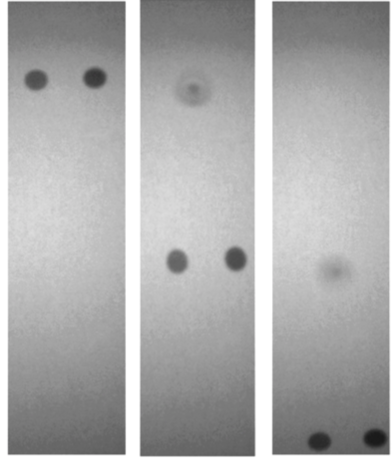
#> input picture elli_fit/examples/test_data/Capture Oct 20 2025.png, 392 x 464 px
$ python case_two_shadow_average.py 'test_data/Capture Oct 20 2025.png'
#> lines starting #> are read from the running program, lines starting #| are printed output that depends on the picture
### elli_fit/src/elli_fit/core.py
"""
===========================================================
elli_fit.core — compact ellipse fitting core (NumPy-only)
===========================================================

Implements the essential computational parts of the library:
  - preprocess_mask()      : binarize & clean simple artifacts
  - edge_points()          : extract edge pixel centers (unordered)
  - edge_points_ordered()  : ordered contour tracing (8-neighbors)
  - fit_ellipse_ls()       : direct least-squares ellipse fit (Fitzgibbon)
  - fit_ellipse_ransac()   : robust fit via RANSAC over fit_ellipse_ls
  - ellipse_points()       : sample points on a fitted ellipse

Design goals
------------
- Minimal, clear, and robust (NumPy only)
- Hartley normalization + tiny ridge + pinv fallback
- Orientation normalized (a ≥ b, θ ∈ [-π/2, π/2))
- Automatic disambiguation between θ and θ+π/2 (pick best)

Author
------
Adrian Utge Le Gall, 2025
"""

# --- Imports --------------------------------------------------------------

import numpy as np


# --- Preprocess / Cleaning -----------------------------------------------

def preprocess_mask(M: np.ndarray, threshold: float = 0.5,
                    clear_border: bool = True,
                    min_neighbors: int = 2) -> np.ndarray:
    """
    Binarize then clean simple artifacts:
      - optional: clear borders (first/last row & col)
      - remove isolated pixels / tiny spurs by keeping pixels that have
        >= min_neighbors in their 3x3 neighborhood (excluding self)

    Parameters
    ----------
    M : np.ndarray
        2D numeric array.
    threshold : float
        Values > threshold are foreground.
    clear_border : bool
        If True, zero out first/last row & column (useful for CSVs with ramps).
    min_neighbors : int
        Minimum number of 3x3 neighbors (0..8) required to keep a pixel.

    Returns
    -------
    B : np.ndarray
        Cleaned binary mask in {0.0, 1.0}.
    """
    B = (M > threshold).astype(np.uint8)
    if B.ndim != 2:
        raise ValueError("preprocess_mask expects a 2D array")

    if clear_border:
        B[0, :] = B[-1, :] = 0
        B[:, 0] = B[:, -1] = 0

    if min_neighbors > 0:
        # Count neighbors using padding and shifts (NumPy only).
        H, W = B.shape
        P = np.pad(B, 1, mode="constant", constant_values=0)
        cnt = np.zeros_like(B, dtype=np.uint8)
        for di in (-1, 0, 1):
            for dj in (-1, 0, 1):
                if di == 0 and dj == 0:
                    continue
                cnt += P[1+di:1+di+H, 1+dj:1+dj+W]
        # Drop pixels with too few neighbors
        B[(B == 1) & (cnt < min_neighbors)] = 0

    return B.astype(float)


# --- Edge Extraction (4-neighbors, unordered) -----------------------------

def edge_points(M: np.ndarray, threshold: float = 0.5):
    """
    Extract edge pixel centers (x, y) from a binary grid (unordered list).

    Parameters
    ----------
    M : np.ndarray
        2D numeric array (0–1 image or thresholdable matrix).
    threshold : float
        Values > threshold are considered foreground.

    Returns
    -------
    x, y : np.ndarray
        Coordinates of pixel centers marking the boundary.
    """
    B = (M > threshold).astype(np.uint8)
    up    = np.zeros_like(B); up[1:,  :]  = B[:-1, :]
    down  = np.zeros_like(B); down[:-1,:] = B[1:,  :]
    left  = np.zeros_like(B); left[:, 1:] = B[:, :-1]
    right = np.zeros_like(B); right[:, :-1]= B[:, 1:]
    interior = up * down * left * right
    edge = (B == 1) & (interior == 0)
    i, j = np.where(edge)
    return j.astype(float) + 0.5, i.astype(float) + 0.5


# --- Ordered contour (Moore-Neighbor tracing, 8-neighbors) ---------------

# [246 lines left out: functions edge_points_ordered, _normalize_axes_angle, _best_orientation, _ellipse_residuals, _rotate_points_image, align_to_x_axis_image and 1 more, not called in this run]


# --- Angle helpers / PCA alignment ---------------------------------------

def _angle_wrap_pi(theta: float) -> float:
    """Wrap angle to [-pi, pi)."""
    return (theta + np.pi) % (2.0 * np.pi) - np.pi

# [245 lines left out: functions _angle_diff_mod_pi, _pca_angle, _align_with_pca, convert_angle, fit_ellipse_ransac, ellipse_points and 4 more, not called in this run]

### elli_fit/examples/case_two_shadow_average.py
#!/usr/bin/env python3
# -*- coding: utf-8 -*-
"""
===========================================================
Two-Shadow Averaging + Ellipse Fit (robust, NumPy-only)
===========================================================

But
---
Pour chaque panneau vertical d'une image triptyque :
  1) détecter automatiquement *deux* ombres (pics LoG, robustes au bord),
  2) extraire les bords de chaque blob, fitter une ellipse par blob,
  3) calculer A_k = moyenne des diamètres équivalents des 2 blobs,
  4) après les 3 panneaux, renvoyer la moyenne des A_k,
  5) sauvegarder overlay(s) et un CSV récapitulatif.

Dépendances
-----------
- numpy, matplotlib
- ta librairie `elli_fit.core` (déjà installée dans ton projet) :
    preprocess_mask, edge_points, fit_ellipse_ransac,
    refine_ellipse_lm, ellipse_points_image

Usage
-----
python3 case_two_shadow_average.py IMG.png \
  --panels 3 --save-dir out_case --refine \
  --mm-per-px 0.045 --debug

Notes
-----
- La détection ne contraint *pas* la zone : on cherche *partout*.
- La routine renvoie *toujours* 2 masques (fallback → disques).
- Diamètre “équivalent” d’un blob = 2 * sqrt(a*b) (aire conservée).
"""

# --- Imports --------------------------------------------------------------

import sys
import os
import math
import argparse
from pathlib import Path
import numpy as np
import matplotlib.pyplot as plt

from elli_fit.core import (
    preprocess_mask,
    edge_points,
    fit_ellipse_ransac,
    refine_ellipse_lm,
    ellipse_points_image,
)

# --- Petites briques d’imagerie (NumPy-only) ------------------------------

def imread_gray(path: Path) -> np.ndarray:
    """Lire PNG/JPG en niveau de gris [0,1] via matplotlib (sans dépendances)."""
    arr = plt.imread(str(path))
#> arr is the input picture: shape (464, 392, 4) float32; mean R, G, B, A 0.682, 0.682, 0.682, 1
    if arr.ndim == 3:
        if arr.shape[2] == 4:
            arr = arr[..., :3]
#> arr: shape (464, 392, 3) float32
        arr = 0.2126 * arr[..., 0] + 0.7152 * arr[..., 1] + 0.0722 * arr[..., 2]
#> arr: shape (464, 392) float32
    arr = arr.astype(float)
    if arr.max() > 1.5:
        arr /= 255.0
    return np.clip(arr, 0.0, 1.0)


def _box_mean(A: np.ndarray, r: int) -> np.ndarray:
    """Moyenne locale (fenêtre carrée) par image intégrale (rapide, NumPy)."""
    r = int(max(1, r))
    H, W = A.shape
    II = np.pad(A.cumsum(0).cumsum(1), ((1,0),(1,0)), mode="constant")
    y0 = np.clip(np.arange(H) - r, 0, H-1)
    y1 = np.clip(np.arange(H) + r, 0, H-1)
    x0 = np.clip(np.arange(W) - r, 0, W-1)
    x1 = np.clip(np.arange(W) + r, 0, W-1)
    Y0, X0 = np.meshgrid(y0, x0, indexing="ij")
    Y1, X1 = np.meshgrid(y1, x1, indexing="ij")
    Y0 += 1; X0 += 1; Y1 += 1; X1 += 1
    area = (Y1 - Y0 + 1) * (X1 - X0 + 1)
    S = II[Y1, X1] - II[Y0-1, X1] - II[Y1, X0-1] + II[Y0-1, X0-1]
    return S / area


def normalize_flatfield(G: np.ndarray, win_frac: float = 0.12) -> np.ndarray:
    """Normalisation illumination (divide-by-local-mean) + rescale [0,1]."""
    H, W = G.shape
    r = max(5, int(round(win_frac * min(H, W))))
    base = _box_mean(G, r)
    Gn = G / (base + 1e-6)
    Gn -= Gn.min()
    m = Gn.max()
    if m > 0:
        Gn /= m
    return np.clip(Gn, 0.0, 1.0)


def gaussian_blur_separable(G: np.ndarray, sigma: float) -> np.ndarray:
    """Flou gaussien simple (séparable, 1D conv), suffisamment rapide en 2D."""
    sigma = float(max(0.6, sigma))
    R = int(max(3, round(3*sigma)))
    x = np.arange(-R, R+1, dtype=float)
    k = np.exp(-0.5*(x/sigma)**2); k /= k.sum()
    A = np.apply_along_axis(lambda v: np.convolve(v, k, mode="same"), 1, G)
    B = np.apply_along_axis(lambda v: np.convolve(v, k, mode="same"), 0, A)
    return B


def log_response(G: np.ndarray, sigma1: float, sigma2: float) -> np.ndarray:
    """Approx. Laplacien-of-Gaussian par Difference-of-Gaussians (DoG)."""
    B1 = gaussian_blur_separable(G, sigma1)
    B2 = gaussian_blur_separable(G, sigma2)
    # Pour nos ombres (sombres → brillantes après inversion), on veut les *pics* :
    # travailler sur Ginv et prendre DoG>0.
    return B1 - B2  # sigma1 < sigma2 → pics positifs aux structures sombres


# --- Détection robuste de 2 ombres (jamais vide) -------------------------

def _nms_greedy_peaks(A: np.ndarray, k: int, suppr_r: int):
    """
    Greedy non-maximum suppression : choisir k maxima, en annulant un disque
    de rayon suppr_r autour de chaque maximum successif.
    """
    A = A.copy()
    H, W = A.shape
    peaks = []
    YY, XX = np.mgrid[0:H, 0:W]
    for _ in range(k):
        idx = int(np.argmax(A))
        v = float(A.ravel()[idx])
        if not np.isfinite(v) or v <= 0:
            break
        y, x = np.unravel_index(idx, A.shape)
        peaks.append((x, y, v))
        mask = (XX - x)**2 + (YY - y)**2 <= suppr_r**2
        A[mask] = -np.inf
    return peaks


def _region_grow_threshold(G, cx, cy, thr, rmax):
    """
    Croissance de région (BFS) autour (cx,cy) sur G (float), en gardant les
    pixels >= thr et dans un disque de rayon rmax. Renvoie masque booléen.
    """
    H, W = G.shape
    cx, cy = int(round(cx)), int(round(cy))
    if not (0 <= cx < W and 0 <= cy < H):
        return np.zeros_like(G, bool)
    M = np.zeros((H, W), dtype=bool)
    q = [(cy, cx)]
    M[cy, cx] = True
    r2 = rmax * rmax
    while q:
        iy, ix = q.pop()
        for dy, dx in ((-1,0),(1,0),(0,-1),(0,1)):
            ny, nx = iy + dy, ix + dx
            if 0 <= ny < H and 0 <= nx < W and (not M[ny, nx]):
                if (nx - cx)**2 + (ny - cy)**2 <= r2 and G[ny, nx] >= thr:
                    M[ny, nx] = True
                    q.append((ny, nx))
    return M


def detect_two_blobs_anywhere(
    G: np.ndarray,
    *,
    pad: int = 32,
    sigma_small: float = 2.0,
    sigma_large: float = 6.0,
    k_peaks: int = 6,
    nms_radius: int = 20,
    grow_rel: float = 0.55,
    rmax_rel: float = 0.10,
    min_area: int = 30,
    fallback_r_rel: float = 0.06,
    debug_ax=None,
):
    """
    Renvoie 2 masques (toujours), détectés via pics LoG + croissance de région.
    - pad miroir large → supporte blobs bord image
    - si croissance échoue → disques fallback
    """
    # 1) normaliser + inverser + pad
    Gp = np.pad(G, ((pad,pad),(pad,pad)), mode="reflect")
    Gn = normalize_flatfield(Gp, 0.12)
    Ginv = 1.0 - Gn

    # 2) LoG approx (DoG) + rectif signes
    DoG = log_response(Ginv, sigma_small, sigma_large)
    DoG[DoG < 0] = 0.0

    # 3) pics globaux (NMS)
    peaks = _nms_greedy_peaks(DoG, k=k_peaks, suppr_r=nms_radius)
    if len(peaks) == 0:
        # fallback brutal : pics sur Ginv lissé
        Sm = _box_mean(Ginv, max(5, int(0.03*min(Ginv.shape))))
        peaks = _nms_greedy_peaks(Sm, k=2, suppr_r=max(10, int(0.05*min(Ginv.shape))))

    # 4) construire 2 blobs “les plus séparés horizontalement”
    H, W = Gp.shape
    rmax = int(max(12, rmax_rel * min(H, W)))
    cand = []
    for (x, y, v) in peaks:
        thr = grow_rel * v
        M = _region_grow_threshold(DoG, x, y, thr, rmax)
        if M.sum() < min_area:
            # élargir ou fallback disque
            rfb = int(max(10, fallback_r_rel * min(H, W)))
            YY, XX = np.mgrid[0:H, 0:W]
            M = ((XX - x)**2 + (YY - y)**2 <= rfb*rfb)
        ii, jj = np.where(M)
        if ii.size == 0:
            continue
        cx = float(jj.mean()); cy = float(ii.mean())
        cand.append(dict(mask=M, cx=cx, cy=cy))

    if len(cand) == 0:
        # force deux disques au centre
        h, w = Gp.shape
        d1 = np.zeros_like(Gp, bool); d2 = np.zeros_like(Gp, bool)
        YY, XX = np.mgrid[0:h, 0:w]
        rfb = int(max(10, fallback_r_rel * min(h, w)))
        d1[(XX - int(w*0.33))**2 + (YY - int(h*0.5))**2 <= rfb*rfb] = True
        d2[(XX - int(w*0.66))**2 + (YY - int(h*0.5))**2 <= rfb*rfb] = True
        cand = [dict(mask=d1, cx=w*0.33, cy=h*0.5), dict(mask=d2, cx=w*0.66, cy=h*0.5)]

    # 5) choisir la paire avec plus grande séparation horizontale
    best = None
    for i in range(len(cand)):
        for j in range(i+1, len(cand)):
            dx = abs(cand[i]["cx"] - cand[j]["cx"])
            if (best is None) or (dx > best[0]):
                best = (dx, cand[i], cand[j])
    _, f1, f2 = best

    # 6) retirer le padding
    Hp, Wp = Gp.shape
    H0, W0 = G.shape
    out = []
    for f in (f1, f2):
        Mpad = f["mask"]
        M = Mpad[pad:pad+H0, pad:pad+W0]
        cx = f["cx"] - pad
        cy = f["cy"] - pad
        out.append((M, float(cx), float(cy)))

        if debug_ax is not None:
            ii, jj = np.where(M)
            if ii.size:
                x0, x1 = int(jj.min()), int(jj.max())
                y0, y1 = int(ii.min()), int(ii.max())
                debug_ax.add_patch(
                    plt.Rectangle((x0,y0), x1-x0+1, y1-y0+1, fill=False, ec="deepskyblue", lw=2)
                )

    return out[0], out[1]


# --- Mesures / pipeline panneau ------------------------------------------

def equivalent_diameter(a: float, b: float) -> float:
    """Diamètre équivalent aire: 2*sqrt(a*b)."""
    return 2.0 * math.sqrt(max(a, 1e-9) * max(b, 1e-9))


def fit_blob_ellipse(G: np.ndarray, M: np.ndarray, refine: bool):
    """Bords → fit ellipse robuste (+ LM optionnel)."""
    # bords du masque (dans coords image)
    edges = preprocess_mask(M.astype(float), threshold=0.5, clear_border=False, min_neighbors=0)
    x, y = edge_points(edges, threshold=0.5)
    if len(x) < 6:
        # élargir par un léger dilate numérique : anneau de 1 px
        Y, X = np.where(M)
        if Y.size:
            x = X.astype(float) + 0.5
            y = Y.astype(float) + 0.5
    if len(x) < 6:
        raise RuntimeError("Blob edges too few")

    cx, cy, a, b, th = fit_ellipse_ransac(
        x, y, iters=800, sample_size=8, inlier_thresh=0.15, min_inliers=max(20, len(x)//3)
    )
    if refine:
        cx, cy, a, b, th = refine_ellipse_lm(x, y, cx, cy, a, b, th, iters=20, lam=1e-2)
    return (cx, cy, a, b, th), (x, y)


def split_equal_panels(G: np.ndarray, n: int):
    """Découper l’image en n panneaux verticaux égaux."""
#> called with n = 3
    H, W = G.shape
#> H = 464; W = 392
    w = W // n
#> w = 130
    out = []
    for k in range(n):
        x0 = k*w
        x1 = (k+1)*w if k < n-1 else W
        out.append(G[:, x0:x1])
#> after the loop, out = 3 items
    return out


# --- Overlay helpers ------------------------------------------------------

def draw_blob_fit(ax, G, M, fit_params, label_prefix="blob"):
    (cx, cy, a, b, th) = fit_params
    Xf, Yf = ellipse_points_image(cx, cy, a, b, th, n=400)
    ax.imshow(G, cmap="gray", origin="upper", vmin=0, vmax=1)
    # bord du masque (debug)
    ii, jj = np.where(M)
    ax.scatter(jj+0.5, ii+0.5, s=6, c="dodgerblue", label=f"{label_prefix} edges")
    ax.plot(Xf, Yf, "r", lw=2, label=f"{label_prefix} ellipse fit")
    ax.set_aspect("equal", "box")
    ax.axis("off")


# --- CLI -----------------------------------------------------------------

def _build_argparser():
    p = argparse.ArgumentParser(
        prog="case_two_shadow_average",
        description="Detect 2 shadows per panel, fit ellipse per blob, average per panel and overall.",
        formatter_class=argparse.ArgumentDefaultsHelpFormatter,
    )
    p.add_argument("image", help="Input grayscale image (triptych).")
    p.add_argument("--panels", type=int, default=3)
    p.add_argument("--save-dir", type=str, default="out_case")
    p.add_argument("--mm-per-px", type=float, default=None,
                   help="Optional scale: diameter_mm = pixels * mm_per_px (reported additionally).")
    p.add_argument("--refine", action="store_true", help="LM refinement after RANSAC.")
    # detection params
    p.add_argument("--pad", type=int, default=32)
    p.add_argument("--sigma-small", type=float, default=2.0)
    p.add_argument("--sigma-large", type=float, default=6.0)
    p.add_argument("--grow-rel", type=float, default=0.55)
    p.add_argument("--rmax-rel", type=float, default=0.10)
    p.add_argument("--min-area", type=int, default=30)
    p.add_argument("--debug", action="store_true")
    return p


# --- Main routine --------------------------------------------------------

def main(argv=None):
    args = _build_argparser().parse_args(argv or sys.argv[1:])

    img_path = Path(args.image)
    G = imread_gray(img_path)
    panels = split_equal_panels(G, args.panels)
#> panels = 3 items
    out_dir = Path(args.save_dir); out_dir.mkdir(parents=True, exist_ok=True)

    rows = []
    Ak_list = []

    for k, Gp in enumerate(panels):
        # Détection 2 blobs (jamais vide)
        (M1, cx1, cy1), (M2, cx2, cy2) = detect_two_blobs_anywhere(
            Gp,
            pad=args.pad,
            sigma_small=args.sigma_small,
            sigma_large=args.sigma_large,
            grow_rel=args.grow_rel,
            rmax_rel=args.rmax_rel,
            min_area=args.min_area,
            debug_ax=None,
        )

        # Fit par blob
        (fit1, (x1e, y1e)) = fit_blob_ellipse(Gp, M1, refine=args.refine)
        (fit2, (x2e, y2e)) = fit_blob_ellipse(Gp, M2, refine=args.refine)

        d1 = equivalent_diameter(fit1[2], fit1[3])  # 2*sqrt(a*b)
        d2 = equivalent_diameter(fit2[2], fit2[3])
        Ak = 0.5 * (d1 + d2)
        Ak_list.append(Ak)

        # Overlay panneau
        fig, ax = plt.subplots(figsize=(3.0, 9.0), facecolor="white")
        ax.imshow(Gp, cmap="gray", origin="upper", vmin=0, vmax=1)
        # centroids approx
        ax.scatter([cx1, cx2], [cy1, cy2], s=40, c="cyan", zorder=3, label="shadows (centroids)")
        # bords & ellipses
        for (M, fitp, lbl) in [(M1, fit1, "blob 1"), (M2, fit2, "blob 2")]:
            ii, jj = np.where(M)
            ax.scatter(jj+0.5, ii+0.5, s=6, c="dodgerblue", zorder=2)
            Xf, Yf = ellipse_points_image(*fitp, n=400)
            ax.plot(Xf, Yf, "r", lw=2, zorder=2)
        ax.set_aspect("equal", "box"); ax.axis("off")
        ax.legend(frameon=False, loc="upper left")
        fig.tight_layout()
        fig.savefig(out_dir / f"{img_path.stem}_panel{k+1}.png", dpi=180, bbox_inches="tight", facecolor="white")
        plt.close(fig)

        # Ligne CSV
        px_to_mm = (Ak * args.mm_per_px) if args.mm_per_px else np.nan
        rows.append({
            "panel": k+1,
            "d1_px": d1, "d2_px": d2, "Ak_px": Ak,
            "Ak_mm": px_to_mm,
            "fit1_a": fit1[2], "fit1_b": fit1[3], "fit1_theta_deg": np.degrees(fit1[4]),
            "fit2_a": fit2[2], "fit2_b": fit2[3], "fit2_theta_deg": np.degrees(fit2[4]),
        })

        print(f"[ok] panel {k+1}: d1={d1:.2f}px d2={d2:.2f}px  Ak={Ak:.2f}px")
#> this loop made 1 pass
#> rmax in detect_two_blobs_anywhere on pass 1: 19
#> pass 1, in detect_two_blobs_anywhere, `Gp = np.pad(G, ((pad,pad),(pad,pad)), mode="reflect")`:
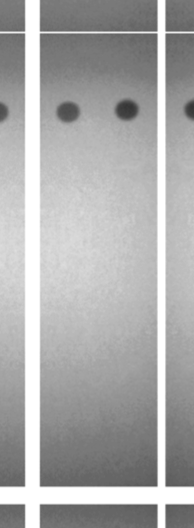
#> Gp: shape (528, 194) float64; min 0.212, max 1, mean 0.672
#> pass 1, in _box_mean, `II = np.pad(A.cumsum(0).cumsum(1), ((1,0),(1,0)), mode="constant")`:
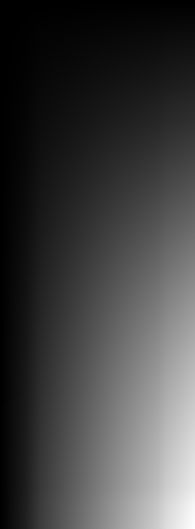
#> II: shape (529, 195) float64; min 0, max 68831.2, mean 17602.2; drawn with min black and max white
#> pass 1, in _box_mean, `S = II[Y1, X1] - II[Y0-1, X1] - II[Y1, X0-1] + II[Y0-1, X0-1]`:
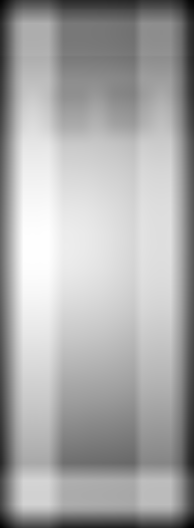
#> S: shape (528, 194) float64; min 233.9, max 1954.9, mean 1377.1; drawn with min black and max white
#> pass 1, in normalize_flatfield, `base = _box_mean(G, r)`:
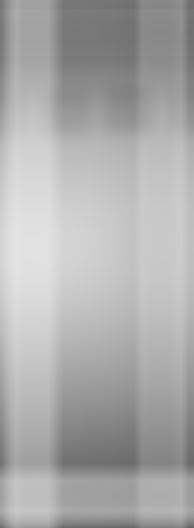
#> base: shape (528, 194) float64; min 0.405, max 0.894, mean 0.676
#> after the loop, Ak_list = []; rows = []

    # Moyenne finale
    mean_Ak = float(np.mean(Ak_list)) if Ak_list else float("nan")
    mean_mm = (mean_Ak * args.mm_per_px) if (args.mm_per_px and np.isfinite(mean_Ak)) else np.nan
    print(f"\n[final] mean(A_k) = {mean_Ak:.3f} px  ({mean_mm:.3f} mm)" if np.isfinite(mean_Ak) else "[final] no panels")

    # CSV
    header = ["panel","d1_px","d2_px","Ak_px","Ak_mm","fit1_a","fit1_b","fit1_theta_deg","fit2_a","fit2_b","fit2_theta_deg"]
    csv_path = out_dir / f"{img_path.stem}_summary.csv"
    with csv_path.open("w", encoding="utf-8") as f:
        f.write(",".join(header) + "\n")
        for r in rows:
            f.write(",".join(str(r[h]) for h in header) + "\n")
        f.write(f"# mean_Ak_px,{mean_Ak}\n")
        if np.isfinite(mean_mm):
            f.write(f"# mean_Ak_mm,{mean_mm}\n")
    print(f"[ok] overlays + CSV -> {out_dir.resolve()}")

    return 0


# --- Entrypoint -----------------------------------------------------------

if __name__ == "__main__":
#> (the run stopped early here; a loop or call above may not have finished)
